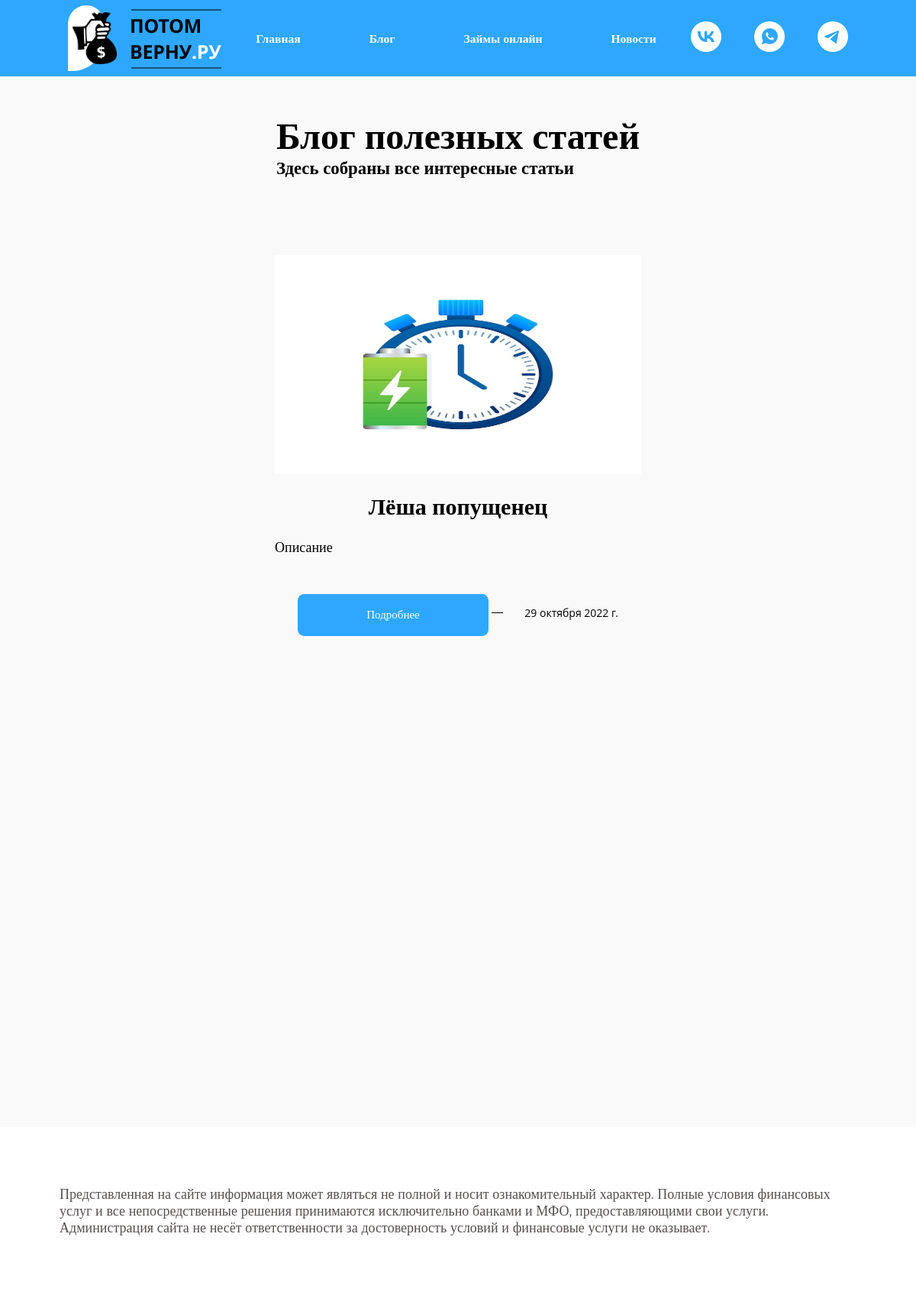
Screenshot of /blog/ with the database file from the repository.
### article/models.py (models this page shows, shortened)
class Article(models.Model):
    title = models.CharField('Название', max_length=100)
    slug = models.SlugField('Ссылка', blank=True, null=True, unique=True, db_index=True)
    text = models.TextField('Текст')
    date = models.DateField('Дата', auto_now_add=True)
    description = models.CharField('Описание', max_length=250)
    article_image = models.ImageField('Изборажение', null=True, upload_to='article/')
    big_status = models.BooleanField('Большая статья', default=False)
    preview_image = models.ImageField('Предварительное изображение', upload_to='article/')
    def get_absolute_url(self):
        return reverse("article", kwargs={"slug": self.slug})
    class Meta:
        verbose_name = 'Статья'
        verbose_name_plural = 'Статьи'
        ordering = ['date', 'title']

### blog/views.py (the view)
# urls.py: path('blog/', views.blog, name='blog')
def blog(request):
    articles = Article.objects.all()
    articles = Article.objects.filter(big_status=False)
    big_article = Article.objects.get(big_status=True)
    context = {
        'article_list': articles,
        'big_article': big_article
    }
    return render(request, 'blog/blog.html', context=context)

### templates/blog/blog.html (shortened to what this page needs)
<!DOCTYPE html>
{% load static%}
<html lang="ru">
<head>
    <link rel="stylesheet" href="{% static 'blog/css/main.css' %}">
    <link rel="stylesheet" href="{% static 'blog/css/header.css' %}">
    <link rel="stylesheet" href="{% static 'blog/css/footer.css' %}">
    <link rel="stylesheet" href="{% static 'blog/css/blog_style.css' %}">
</head>
<body>
    <div class="wrapper">
        {% include 'includes/header.html' %}
        <main>
            <div class="content">
                <div class="main-title">
                    <h1>Блог полезных статей</h1>
                    <p>Здесь собраны все интересные статьи</p>
                </div>
                <div class="article big-article">
                    <img src="{{ big_article.preview_image.url }}" alt="" class="big-article__img">
                    <p class="article__title">{{ big_article.title }}</p>
                    <p class="article__text">{{ big_article.description }}</p>
                    <div class="article__bottom-block">
                        <div class="article__button"><a href="{{ big_article.get_absolute_url }}">Подробнее</a></div>
                        <div class="article__date">
                            <span>{{ big_article.date }}</span>
                        </div>
                    </div>
                </div>
        </main>
        {% include 'includes/footer.html' %}
    </div>
</body>
</html>

### blog/static/blog/css/main.css (style rules this page uses)
*, *::after, *::before { margin: 0; padding: 0; border: 0; box-sizing: border-box; }
html, body { height: calc(var(--vh, 1vh) * 100); max-width: 100%; overflow-x: hidden; }
body { background-color: #F9F9F9; height: 100%; }
.wrapper { max-width: 100%; min-height: 100%; background-color: #F9F9F9; display: flex; flex-direction: column; }
main { flex: 1 1 auto; }
.content { display: flex; flex-direction: column; max-width: 70vw; margin: 0 auto; margin-top: 50px; }

### blog/static/blog/css/blog_style.css (style rules this page uses)
.content { align-items: center; }
.main-title { max-width: 1000px; margin: 0 auto; margin-bottom: 100px; }
.main-title > h1 { font-family: 'Roboto'; font-style: normal; font-weight: 700; font-size: 4vw; }
.main-title > p { font-family: 'Roboto'; font-style: normal; font-weight: 700; font-size: 1.9vw; }
.big-article { max-width: 785px; margin: 0 auto; margin-bottom: 150px; }
.article { display: flex; justify-content: space-between; flex-direction: column; }
.article__button > a { text-decoration: none; display: flex; justify-content: center; align-items: center; width: 100%; height: 100%; }
.big-article > .article__title { padding: 25px 0; font-size: 2.5vw; }
.big-article > .article__text { display: block; max-width: 100%; font-size: 1.5vw; }
.article > .article__title { text-align: center; font-family: 'Roboto'; font-style: normal; font-weight: 700; }
.article > .article__text { text-align: justify; font-family: 'Roboto'; font-style: normal; font-weight: 400; display: flex; flex-grow: 1; }
.article__button > a { font-family: 'Roboto'; font-style: normal; font-weight: 500; font-size: 1.25vw; color: #fff; text-align: center; vertical-align: middle; background-color: transparent; }
.article__button { width: 250px; height: 55px; background: #2EA7FF; border-radius: 0.7vw; }
.article__bottom-block { display: flex; flex-direction: row; justify-content: space-between; padding: 50px 30px; height: 150px; }
.article__bottom-block > .article__date { font-family: 'Open Sans'; font-style: normal; font-weight: 400; font-size: 14px; display: flex; align-items: center; }
.article__bottom-block > .article__date::before { content: ''; display: block; position: relative; right: 20%; height: 1px; width: 15px; background-color: #000; margin: 0 0 0 5px; }
.big-article > img { display: block; width: 40vw; height: 23.9vw; margin: 0 auto; }

### rows the page displays
Article: preview_image (picture), title "Лёша попущенец", description "Описание", date "29 октября 2022 г."
